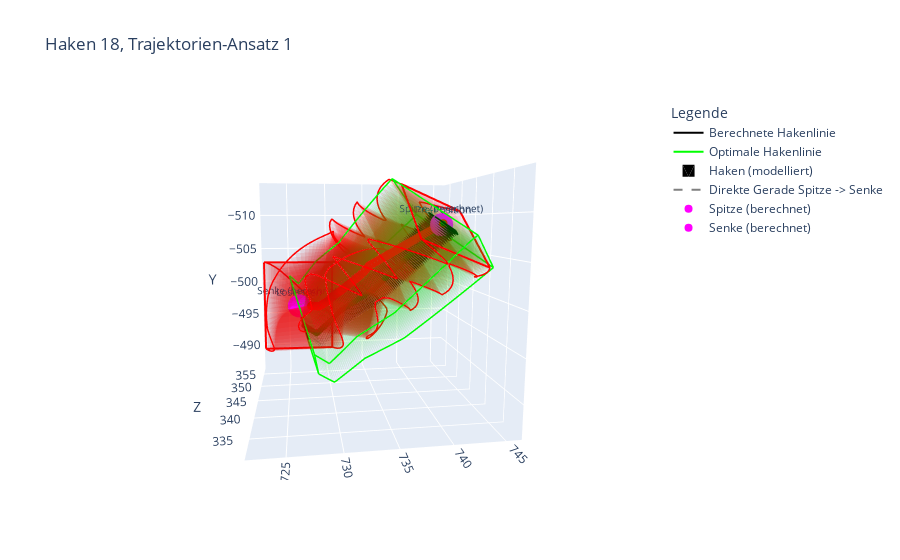
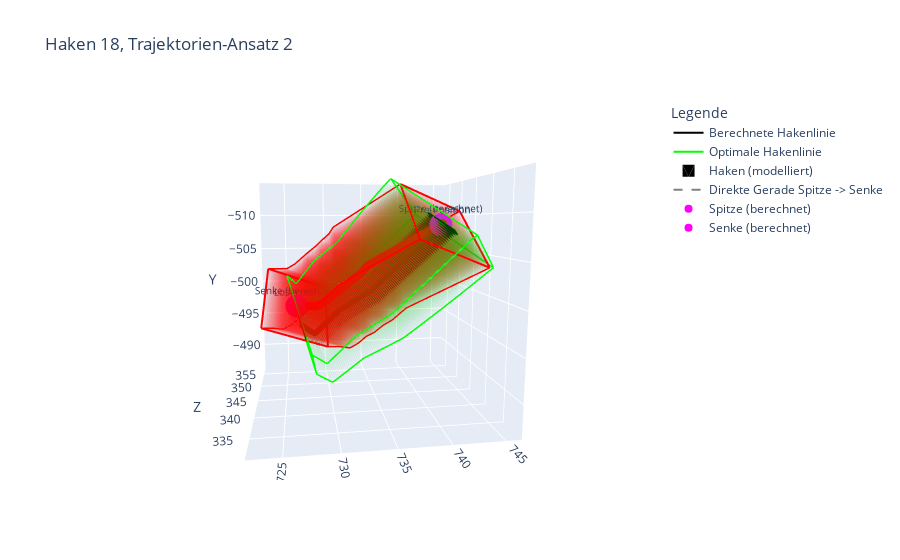
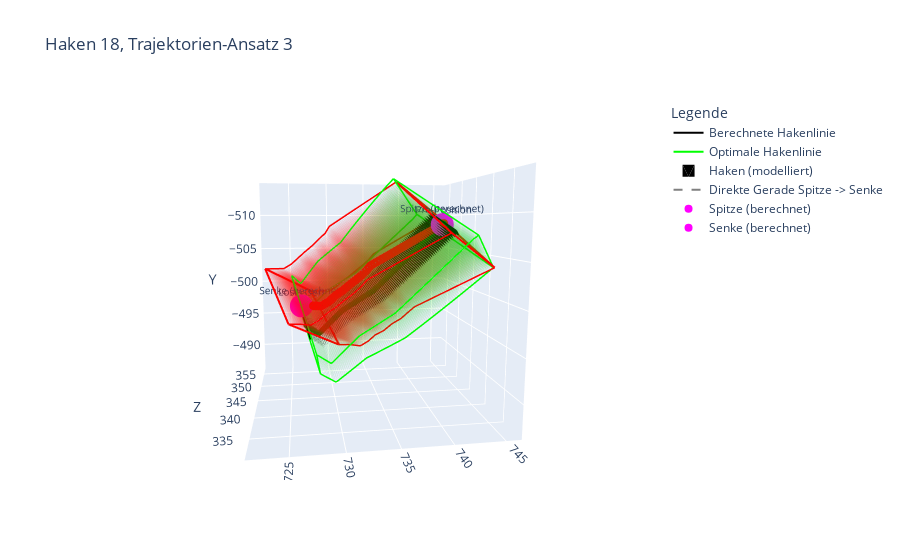
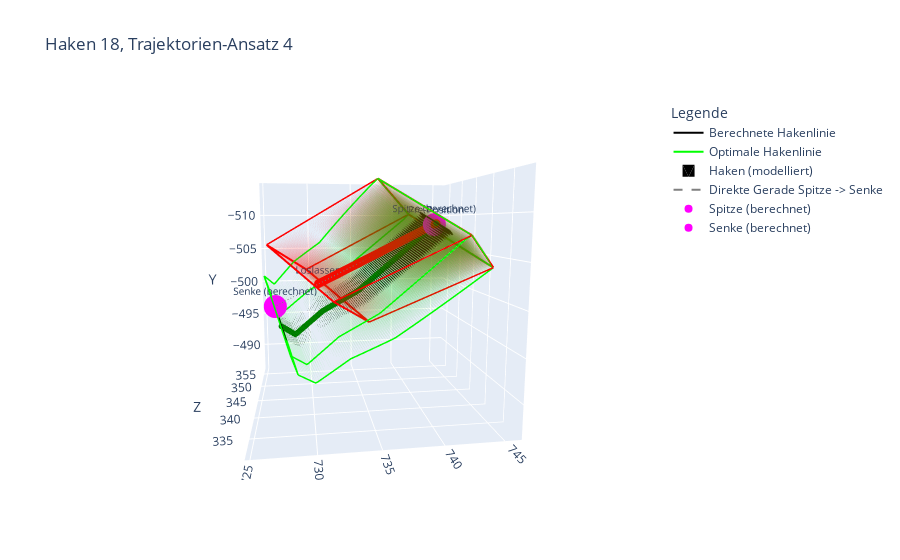

Source (notebook cell) for these figures, in order:
### Code cell
visualize_rectangles_html(
    rectangles = rectangles_1,
    secondary_rectangles = rectangles_optim,
    secondary_legend_title = 'optimale Trajektorie',
    hook_rectangles = rectangles_optim_hooks,
    connect_points = (trajectory_1[1][0], trajectory_1[-1][0]),
    hook_num = hook_num,
    trajectory_process = 1,
    html_filename = '/home/mo/Thesis/Evaluation/Trajektorientests/traj1.html'
    )

visualize_rectangles_html(
    rectangles = rectangles_2,
    secondary_rectangles = rectangles_optim,
    secondary_legend_title = 'optimale Trajektorie',
    hook_rectangles = rectangles_optim_hooks,
    connect_points = (trajectory_1[1][0], trajectory_1[-1][0]),
    hook_num = hook_num,
    trajectory_process = 2,
    html_filename = '/home/mo/Thesis/Evaluation/Trajektorientests/traj2.html'
    )

visualize_rectangles_html(
    rectangles = rectangles_3,
    secondary_rectangles = rectangles_optim,
    secondary_legend_title = 'optimale Trajektorie',
    hook_rectangles = rectangles_optim_hooks,
    connect_points = (trajectory_1[1][0], trajectory_1[-1][0]),
    hook_num = hook_num,
    trajectory_process = 3,
    html_filename = '/home/mo/Thesis/Evaluation/Trajektorientests/traj3.html'
    )

visualize_rectangles_html(
    rectangles = rectangles_4,
    secondary_rectangles = rectangles_optim,
    secondary_legend_title = 'optimale Trajektorie',
    hook_rectangles = rectangles_optim_hooks,
    connect_points = (trajectory_1[1][0], trajectory_1[-1][0]),
    hook_num = hook_num,
    trajectory_process = 4,
    html_filename = '/home/mo/Thesis/Evaluation/Trajektorientests/traj4.html'
    )
